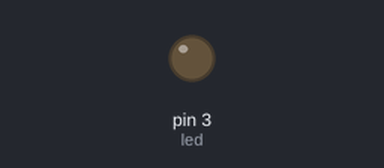
Bench run of a sketch on a simulated Arduino Uno, built with avr-gcc and run on an emulated ATmega328P. Parts: output pins drawn as LEDs (lit = HIGH).

Above: at 0.05 s.
At 5.75 s:
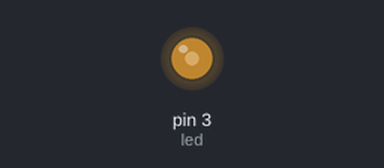
At 11.55 s:
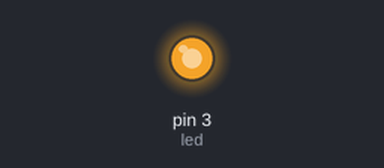
At 23.15 s:
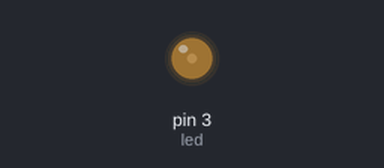
Timing chart, 0 to 33.2 s (numbered marks = the images above):
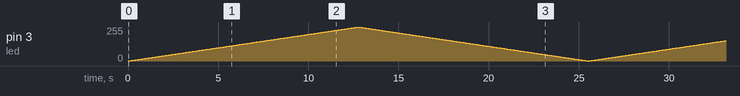

The sketch:

PWM_Example.ino
```cpp
int led = 3;
int num = 0;
int brighter = 1;

void setup() {
  Serial.begin(9600);
  pinMode(led, OUTPUT);
//  int num = 0;
//  int brighter = 1;
}

void loop() {
  analogWrite(led, num);
  // 0 = 0%
  // 127 = 50%
  // 255 = 100%
  if (num == 255) {
    brighter = 0;
  }
  if (num == 0) {
    brighter = 1;
  }

  if (brighter == 1) {
    num += 1;
  }
  else {
    num -= 1;
  }
  delay(50);
}
```
